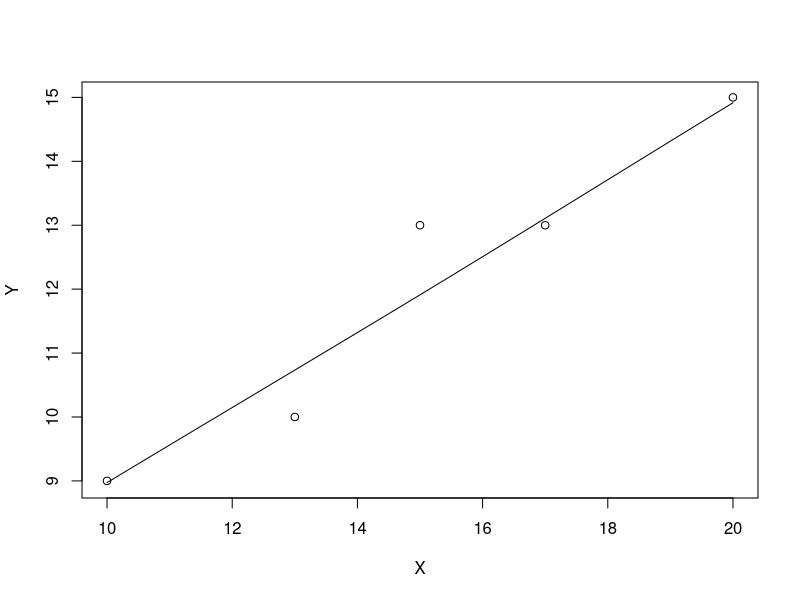
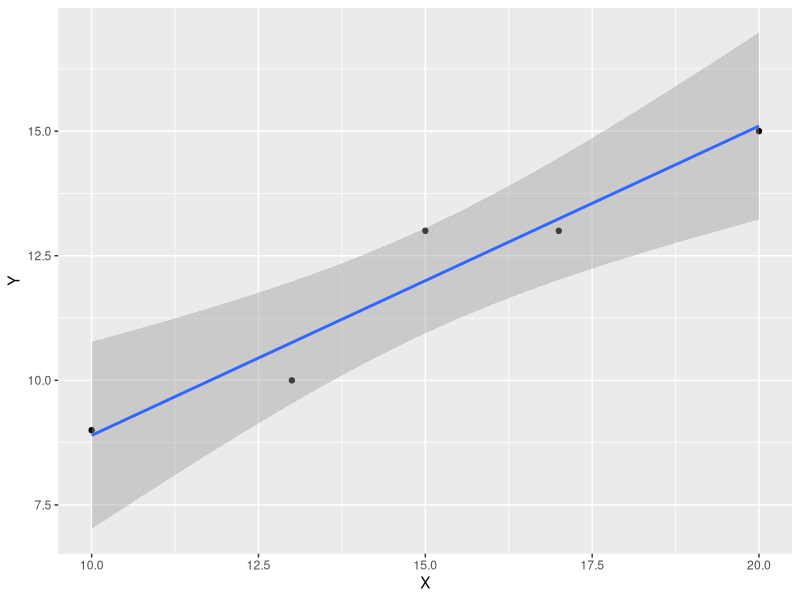

These charts were generated, in order, by the following R code:
###Exercício 5 da Apostila 2

#amostra de 5 casais foi colhida em um determinado bairro
#e seus salarios anuais(em milhares de reais) estao na tabela abaixo
#X = Homem e Y = Mulher

amostra <- data.frame(
  X=c(10,13,15,17,20),
  Y=c(9,10,13,13,15)
  )
t(amostra)

#(5.1)Salario anual medio dos homens
mean(amostra$X)
#Desvio padrao do salario anual dos homens
sd(amostra$X)

#(5.1)Salario anual medio das mulheres
#Desvio padrao do salario anual das mulheres
mean(amostra$Y)
sd(amostra$Y)

#(5.3)Construa o diagrama de dispersão
scatter.smooth(amostra, span = 3)

#(5.4)Encontre a correlação entre o salario anual dos homens e das mulheres
cor.test(amostra$X,amostra$Y)
###cor = 0.9649013
#correlação positiva forte

#(5.5)Salario medio familiar e a variancia
mean((amostra$X+amostra$Y)/2)
var(amostra$X, y=amostra$Y)

#(5.6)Se x é descontado em 8% e y em 6%
#salario anual médio e a variancia?
salario <- data.frame(
  X = c(amostra$X*0.92),
  Y = c(amostra$Y*0.94)
)
t(salario)
mean((salario$X+salario$Y)/2)
var(salario$X, y=salario$Y)

#(6.1)Equação da regressão linear
#(6.2)Faça uma previsao de quanto ganharia uma mulher cujo 
#homem está ganhando 22000 anuais

lm(amostra$Y ~ amostra$X)
#Y = a +bX
# a = (Intercept) ou (coeficiente angular - parâmetro da regressão)
# b = amostra$x ou (coeficiente linear)

###Equação da regressão linear###
#Y = 2.6897 + 0.6207*X
y <- 2.6897 + (0.6207*22000)
y
#Interpretação
#Como os valores de salários estão em ordem de milhares de reais
#Para um salário do homem no valor igual a "0"
#Temos que uma mulher tem um salário 
#no valor de 2.6887*1000 = 2688,70

#E para um salário do homem = 1000
#Temos um salário da mulher igual => 2.6897 + (0.6207*1000)
# Y => 623.3897

#Regression line - utilizando ggplot2
#linhas abaixos retirados do livro Practical Statistics for Data Scientists
library(ggplot2)
ggplot(amostra, aes(X,Y)) + geom_point() + stat_smooth(method = "lm")  

###OBS in ggplot: if you get the error "invalid graphics state"
  #try to run
dev.off()

#how to check the quality of linear regression model
model <- lm(amostra$Y ~ amostra$X)
summary(model)

#Call = shows the function call used to compute regression model
#
#Residuals = Provide a quick view of the distribution of the residuals
#             which by definition have a mean zero. Therefore, the median 
#              should not be far from zero, and the minimun and maximum should
#               be roughly equal in absolute value
#
#Coeficients = Shows the regression beta coefficients and their statistical signigicance.
#               Predictor variables, that are significantly associated to the outcome variable
#                 are marked by stars
#
# *Residual standard error (RSE) - The average variation of point around the fitted regression line
#                   ###the lower the RSE, the better it is###
# *R-squared(R2)
# *F-stastistic 
###   these three are metrics that are used to check how weel the model fits to our data

#Coeficients:
##Estimate Std.Error = the standard errors(SE), 
#   which defines the accuracy of beta coefficients.
#     for a given beta coefficient, the SE reflects how the coefficient varies
#       under repeated sampling, it can be used to compute the confidence intervals 
#         and the t-statistic.
#
#t-statistic and the associated p-value,
#   which defines the statistical significance of the beta coefficients
#

####t-statistic and p-values####
#The statistical hypotheses are as follow:
#   *Null Hypothesis (H0): the coefficients are equal to zero
#     (i.e., no relationship between x and y)
#   *Alternative Hypothesis (Ha): the coefficients are not equal to zero
#     (i.e., there is some relationship between x and y)

#t-statistic => t = (b - 0)/SE(b)
#   measures the number of standard deviations that b is away from 0,
#     Thus a large t-statistic will produce a small p-value
######   The higher t-statistic (and the lower the p-value),#####
######      the more significant the predictor              #####
